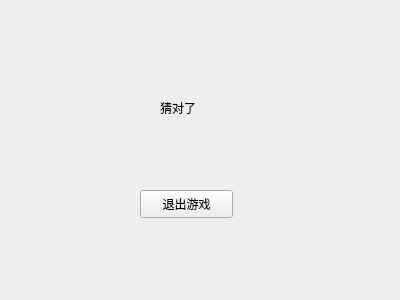
<?xml version="1.0" encoding="UTF-8"?>
<ui version="4.0">
 <class>win_dialog</class>
 <widget class="QWidget" name="win_dialog">
  <property name="geometry">
   <rect>
    <x>0</x>
    <y>0</y>
    <width>400</width>
    <height>300</height>
   </rect>
  </property>
  <property name="windowTitle">
   <string>Form</string>
  </property>
  <widget class="QLabel" name="label">
   <property name="geometry">
    <rect>
     <x>160</x>
     <y>100</y>
     <width>72</width>
     <height>15</height>
    </rect>
   </property>
   <property name="text">
    <string>猜对了</string>
   </property>
  </widget>
  <widget class="QPushButton" name="pushButton">
   <property name="geometry">
    <rect>
     <x>140</x>
     <y>190</y>
     <width>93</width>
     <height>28</height>
    </rect>
   </property>
   <property name="text">
    <string>退出游戏</string>
   </property>
  </widget>
 </widget>
 <resources/>
 <connections/>
</ui>
